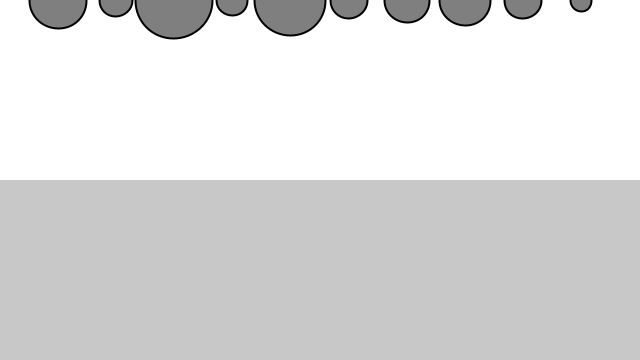
Frame 1 (no input)
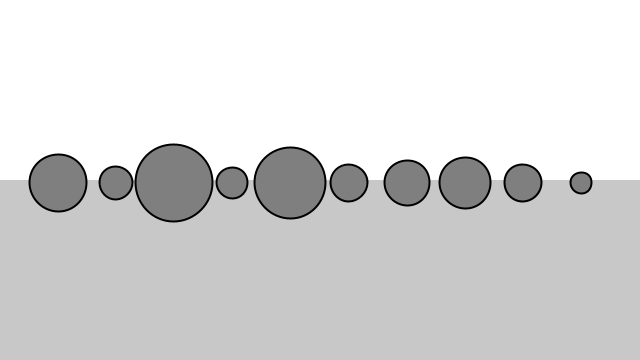
Frame 60 (the mouse pressed at the canvas centre just before this capture)
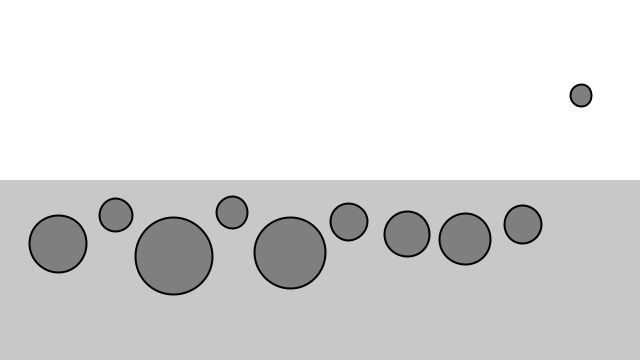
Frame 120 (the mouse held since frame 60 and released just before this capture)

The Processing sketch that drew these frames (run headless with seeded random() and noise(); from frame 60 on, the mouse is pressed at the canvas centre):

// Processing sketch: Drag
// ── Drag.pde
Mover[] movers = new Mover[10];
Liquid liquid;

void setup(){
  size(640, 360);

  liquid = new Liquid(0, height/2, width, height/2, 0.4);
  for(int i=0; i<movers.length; ++i)
    movers[i] = new Mover(random(1,5), (i+1)*width/(movers.length+1), 0);
}

void draw() {
  background(255);

  liquid.display();
  for(int i=0; i<movers.length; ++i) {
    PVector gravity = new PVector(0, 0.1*movers[i].mass);
    
    if(liquid.contains(movers[i])) {
      PVector dragForce = liquid.drag(movers[i]);
      movers[i].applyForce(dragForce);
    }
    movers[i].applyForce(gravity);

    movers[i].update();
    movers[i].display();
    movers[i].checkEdges();
  }
}
// ── Liquid.pde
class Liquid
{
  float x, y, w, h;
  float c;
  Liquid(float x_, float y_, float w_, float h_, float c_) {
    x=x_; y=y_;
    w=w_; h=h_;
    c=c_;
  }
  
  void display() {
    noStroke();
    fill(200);
    rect(x, y, w, h);
  }
  boolean contains(Mover m) {
    if((m.position.x >= x && m.position.x < x+w) && (m.position.y > y && m.position.y < y+h))
      return true;
    return false;
  }
  PVector drag(Mover m) {
    float speed = m.velocity.mag();
    float drag_magnitude = c*speed*speed;
    PVector dragForce = m.velocity.get();
    dragForce.mult(-1);
    dragForce.normalize();
    dragForce.mult(drag_magnitude);
    return dragForce;
  }
}
// ── Mover.pde
class Mover
{
  float mass;
  PVector position;
  PVector velocity;
  PVector acceleration;
  Mover(float m, float x, float y) {
    mass = m;
    position = new PVector(x, y);
    velocity = new PVector(0, 0);
    acceleration = new PVector(0, 0);
  }
  void applyForce(PVector force) {
    PVector f = PVector.div(force, mass);
    acceleration.add(f);
  }
  void update() {
    velocity.add(acceleration);
    position.add(velocity);
    acceleration.mult(0);
  }
  void display() {
    stroke(0);
    strokeWeight(2);
    fill(127);
    ellipse(position.x, position.y, mass*16, mass*16);
  }
  void checkEdges() {
    if(position.x > width) {
      position.x = width;
      velocity.x *= -1;
    }
    else if(position.x < 0) {
      position.x = 0;
      velocity.x *= -1;
    }
    
    if(position.y > height) {
      position. y = height;
      velocity.y *= -1;
    }
  }
}
